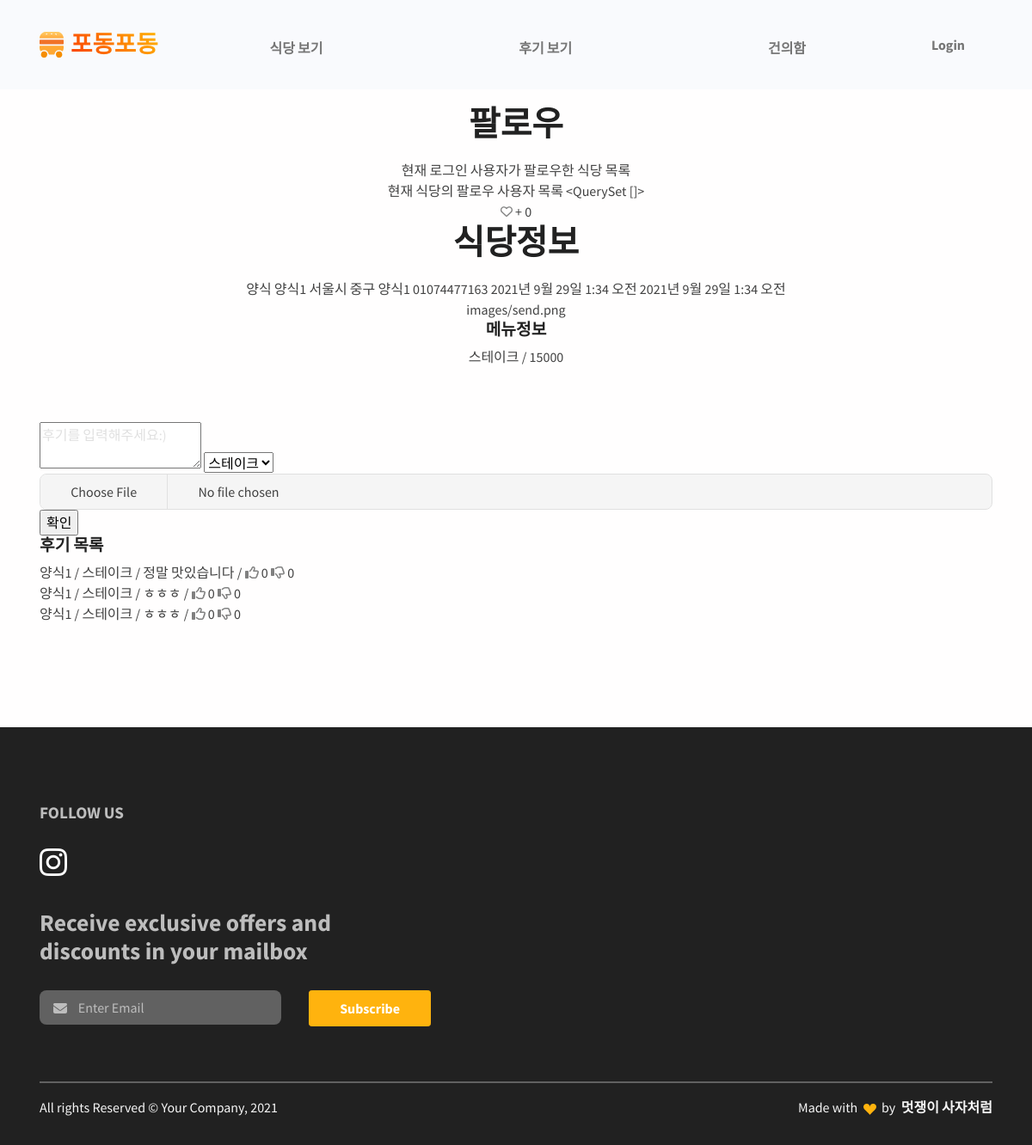
Page /restaurant/detail/1/ on the earlier database version.
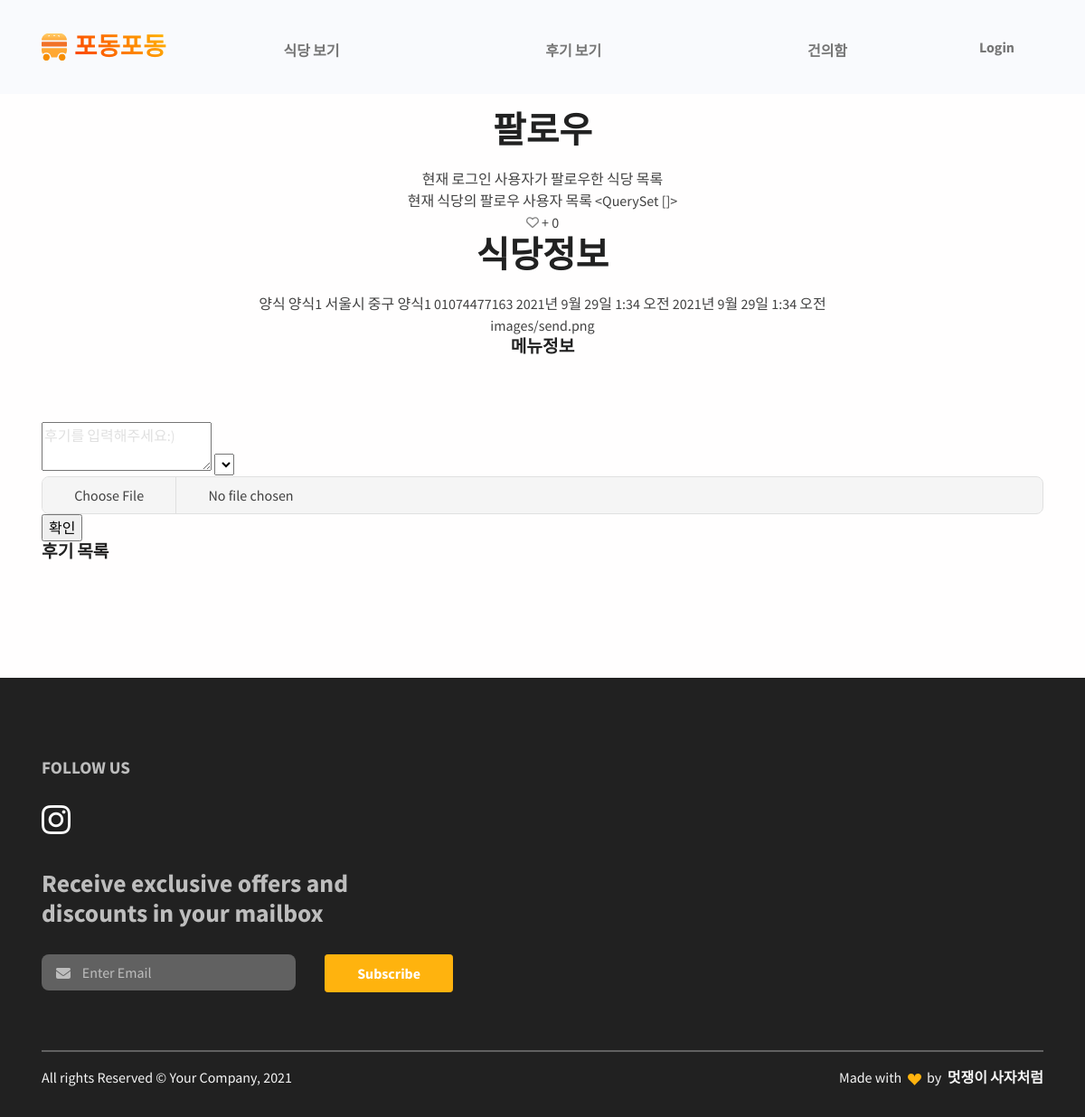
Same page on the later database version.
### restaurant/models.py (models this page shows, shortened)
class FoodMenu(models.Model):
    id = models.AutoField(primary_key=True)
    restaurant = models.ForeignKey(Restaurant, on_delete=models.CASCADE)
    name = models.CharField(max_length=20)
    price = models.CharField(max_length=20)
    thumbnail = models.ImageField(upload_to='images/', blank=True)

class Comment(models.Model):
    id = models.AutoField(primary_key=True)
    restaurant = models.ForeignKey(Restaurant, on_delete=models.CASCADE)
    menu = models.ForeignKey(FoodMenu, on_delete=models.CASCADE)
    content = models.TextField()
    thumbnail = models.ImageField(upload_to='images/', blank=True)
    created_at = models.DateTimeField(auto_now_add=True)
    like_users = models.ManyToManyField(settings.AUTH_USER_MODEL, blank=True, related_name="like_comments")
    hate_users = models.ManyToManyField(settings.AUTH_USER_MODEL, blank=True, related_name="hate_comments")
    user = models.ForeignKey(settings.AUTH_USER_MODEL, on_delete=models.CASCADE, null=True)

class Restaurant(models.Model):
    id = models.AutoField(primary_key=True)
    category = models.ForeignKey(Category, on_delete=models.CASCADE)
    name = models.CharField(max_length=30)
    location = models.CharField(max_length=100)
    phone_number = models.CharField(max_length=15)
    business_open_hour = models.DateTimeField()
    business_close_hour = models.DateTimeField()
    thumbnail = models.ImageField(upload_to='images/', blank=True)
    follow_users = models.ManyToManyField(settings.AUTH_USER_MODEL, blank=True, related_name="follow_restaurants")

### restaurant/views.py (the view)
# urls.py: path('detail/<int:pk>/', views.RestaurantDetailView.as_view(), name='restaurant_detail'),
class RestaurantDetailView(DetailView):
    model = Restaurant
    context_object_name = 'restaurant_detail'
    template_name = 'restaurant/restaurant.html'
    def get_context_data(self, *args, **kwargs):
        context = super().get_context_data(*args, **kwargs)
        context['restaurant'] = self.restaurant
        context['menu_list'] = FoodMenu.objects.filter(restaurant=self.restaurant)
        context['comment_list'] = Comment.objects.filter(restaurant=self.restaurant)
        return context
    def get(self, request, *args, **kwargs):
        if 'pk' in kwargs:
            self.restaurant = Restaurant.objects.get(pk=kwargs['pk'])
        return super().get(request, *args, **kwargs)

### restaurant/models.py (called while the page is built)
    def __str__(self):
        return self.name

### restaurant/templates/restaurant/restaurant.html (shortened to what the changed rows need)
{% extends "base.html" %}
{% load static %}
{% block content %}
<section id="testimonial">
    <div class="container">
        <div class="row h-100">
            <div class="col-lg-7 mx-auto text-center mb-6">
                <h5 class="fw-bold fs-3 fs-lg-5 lh-sm mb-3">팔로우</h5>
                현재 로그인 사용자가 팔로우한 식당 목록 {{ request.user.follow_restaurants.all }}<br>
                현재 식당의 팔로우 사용자 목록 {{ restaurant.follow_users.all }}<br>
                {% with restaurant_follow_users=restaurant.follow_users.all %}
                    {% if request.user in restaurant_follow_users %}
                        <a href="{% url 'restaurant:followRestaurant' restaurant.id %}">
                        <i class="fas fa-heart fa-sm animated delay-1s" style="color: red;"></i>
                        </a>
                    {% elif user.is_authenticated %}
                        <a href="{% url 'restaurant:followRestaurant' restaurant.id %}">
                        <i class="far fa-heart fa-sm animated infinite bounce delay-1s" style="color: gray;"></i>
                        </a>
                    {% else %}
                        <i class="far fa-heart fa-sm animated infinite bounce delay-1s" style="color: gray;"></i>
                    {% endif %}
                    <span>  + {{ restaurant_follow_users|length }} </span>
                {% endwith %}
                <h5 class="fw-bold fs-3 fs-lg-5 lh-sm mb-3">식당정보</h5>
                {{ restaurant.category }}
                {{ restaurant.name }}
                {{ restaurant.location }}
                {{ restaurant.phone_number }}
                {{ restaurant.business_open_hour }}
                {{ restaurant.business_close_hour }}
                {{ restaurant.thumbnail }}
                <h5>메뉴정보</h5>
                {% for food in menu_list %}
                    {{ food.name}} / {{ food.price }} <br/>
                {% endfor %}
            </div>
            <div>
                <form action="{% url 'restaurant:create_restaurant_comment' restaurant.id %}" method="POST">
                    <textarea name="review_content" placeholder="후기를 입력해주세요:) "></textarea>
                    <select name="review_menu">
                        {% for food in menu_list %}
                            <option value="{{ food.id }}">{{ food.name }}</option>
                        {% endfor %}
                    </select>
                    <input type="file" class="form-control" id="image" name="review_image">
                    <input type="submit" value="확인">
                </form>
            </div>
            <h5>후기 목록</h5>
            {% for comment in comment_list %}
                <span>
                    {{ comment.restaurant.name }} / {{ comment.menu.name }} / {{ comment.content }} / {{ comment.user.username }}
                    {% with comment_like_users=comment.like_users.all %}
                        {% if request.user in comment_like_users %}
                            <a href="{% url 'restaurant:likeComment' restaurant.id comment.id %}">
                            <i class="fas fa-thumbs-up" style="color: red;"></i>
                            </a>
                        {% elif user.is_authenticated %}
                            <a href="{% url 'restaurant:likeComment' restaurant.id comment.id %}">
                            <i class="far fa-thumbs-up" style="color: gray;"></i>
                            </a>
                        {% else %}
                            <i class="far fa-thumbs-up" style="color: gray;"></i>
                        {% endif %}
                        {{ comment.like_users.count }}
                    {% endwith %}
                    {% with comment_hate_users=comment.hate_users.all %}
                        {% if request.user in comment_hate_users %}
                            <a href="{% url 'restaurant:hateComment' restaurant.id comment.id %}">
                            <i class="fas fa-thumbs-down" style="color: blue;"></i>
                            </a>
                        {% elif user.is_authenticated %}
                            <a href="{% url 'restaurant:hateComment' restaurant.id comment.id %}">
                            <i class="far fa-thumbs-down" style="color: gray;"></i>
                            </a>
                        {% else %}
                            <i class="far fa-thumbs-down" style="color: gray;"></i>
                        {% endif %}
                        {{ comment.hate_users.count }}
                    {% endwith %}
                </span>
            {% endfor %}
        </div>
    </div>
</section>
{% endblock %}

Differences in the rows shown:
removed FoodMenu: name "스테이크", price "15000"
removed Comment: restaurant.name "양식1", menu.name "스테이크", content "정말 맛있습니다", like_users.count "0", hate_users.count "0"
removed Comment: restaurant.name "양식1", menu.name "스테이크", content "ㅎㅎㅎ", like_users.count "0", hate_users.count "0"
removed Comment: restaurant.name "양식1", menu.name "스테이크", content "ㅎㅎㅎ", like_users.count "0", hate_users.count "0"
Other differences:
form field review_menu: "스테이크" → (not shown)
